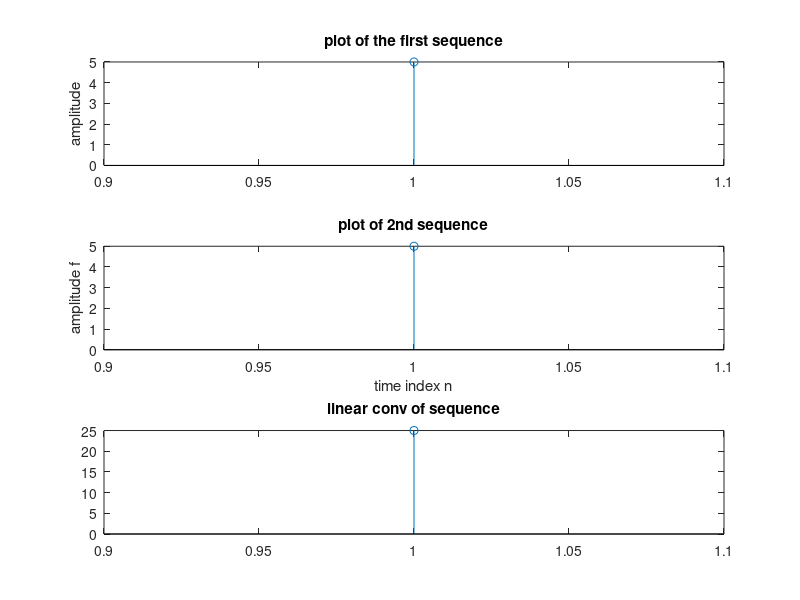

MATLAB code for this plot:
clc;
x1=input('enter the first sequence'); 
subplot(3,1,1);
stem(x1);
ylabel('amplitude');
title('plot of the first sequence'); 
x2=input('enter 2nd sequence');
subplot(3,1,2);
stem(x2);
ylabel('amplitude'); 
title('plot of 2nd sequence'); 
f=conv(x1,x2);
disp('output of linear conv is'); 
disp(f);
xlabel('time index n'); 
ylabel('amplitude f'); 
subplot(3,1,3); 
stem(f);
title('linear conv of sequence');
